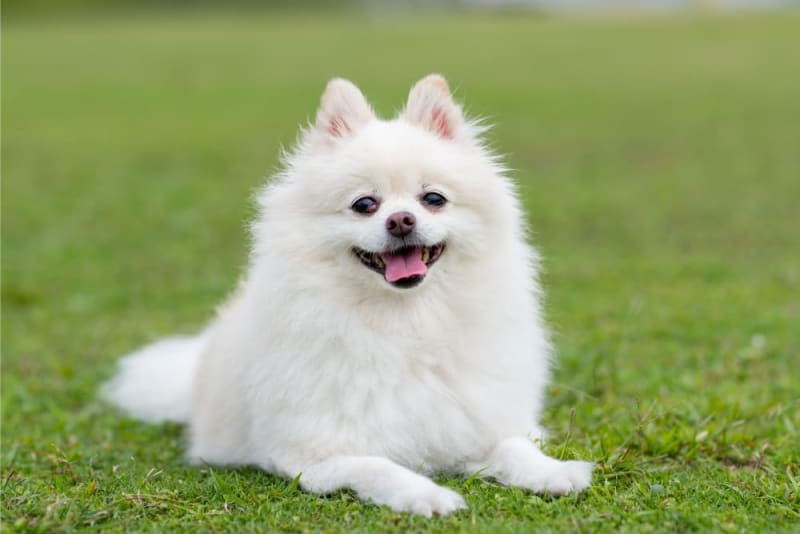
#> input picture Module2/Week1/dog.jpeg, 800 x 534 px, found by its file name
$ python to_gray_lighness.py
#> lines starting #> are read from the running program, lines starting #| are printed output that depends on the picture
import matplotlib.pyplot as plt
import numpy as np
import cv2

img = cv2.imread('Module2/Week1/dog.jpeg',1)
#> img is the input picture: shape (534, 800, 3); mean B, G, R 110.6, 163.3, 149.2
gray_img = np.add(img.max(axis=2),img.min(axis=2))/2
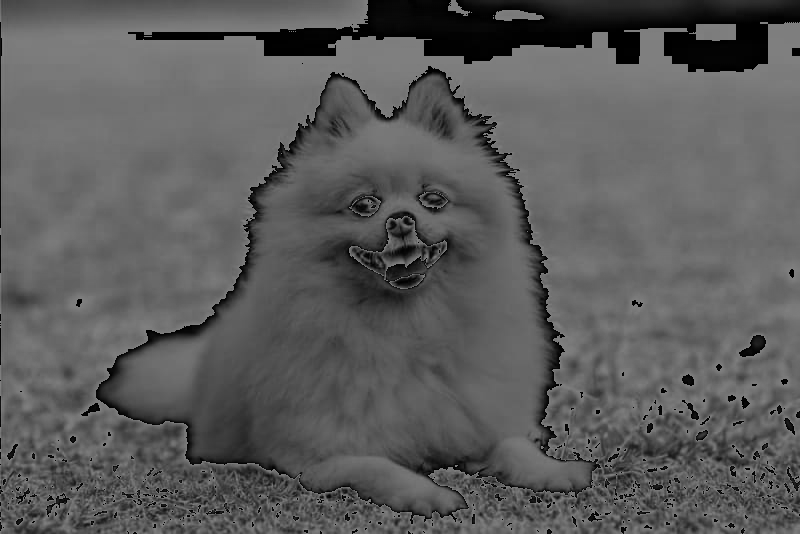
#> gray_img: shape (534, 800) float64; min 0, max 127.5, mean 91.7
plt.imshow(gray_img,cmap='gray')
plt.show()
print(gray_img[0,0])
#| 102.5
